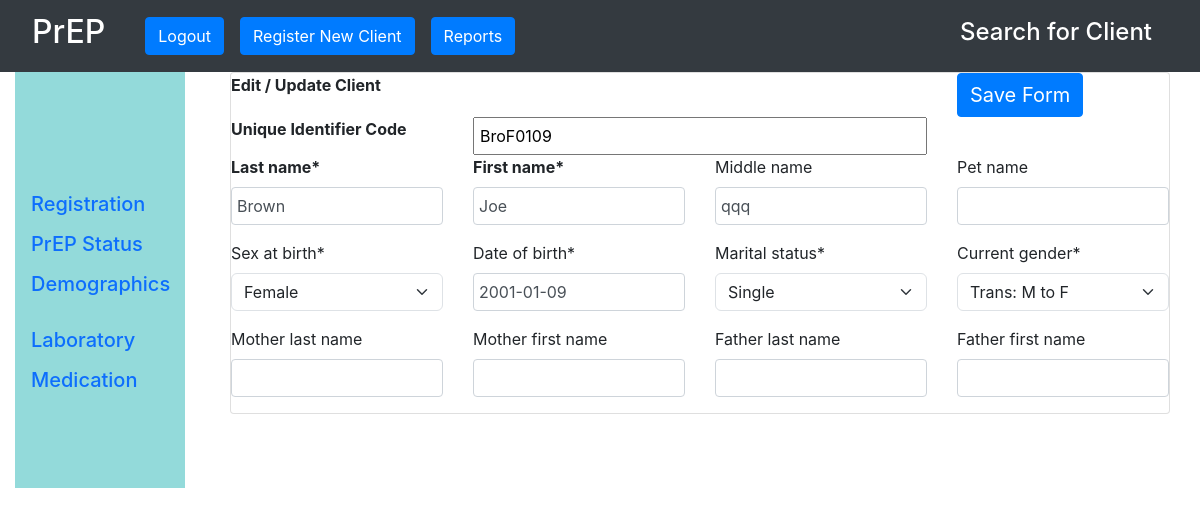
Page /client/edit/1/ (signed in) on the committed database.
### prep_app/models.py (models this page shows, shortened)
class Client(TSIS2BaseModel):
    last_name = models.CharField(max_length=255, blank=False, null=False)
    first_name = models.CharField(max_length=255, blank=False, null=False)
    middle_name = models.CharField(max_length=255, blank=True, null=True)
    pet_name = models.CharField(max_length=255, blank=True, null=True)
    sex_at_birth = models.ForeignKey('GenderCode', blank=False, null=False, on_delete=models.PROTECT, default=1)
    current_gender =  models.CharField(max_length=255, choices = CURRENTGENDER, null=True)
    unique_identfier_code = models.CharField(max_length=50, blank=True, null=True)
    date_of_birth = models.DateField(blank=False, null=False, validators=[validate_not_future_date])
    marital_status = models.ForeignKey('MaritalStatusCode', blank=False, null=False, on_delete=models.PROTECT, default=1)
    death_date = models.DateField(blank=True, null=True)
    mother_last_name = models.CharField(max_length=255, blank=True, null=True)
    mother_first_name = models.CharField(max_length=255, blank=True, null=True)
    father_last_name = models.CharField(max_length=255, blank=True, null=True)
    father_first_name = models.CharField(max_length=255, blank=True, null=True)
    nhf_card = models.CharField(verbose_name='NHF Card', max_length=255, blank=True, null=True)
    trn_number = models.CharField(verbose_name='TRN Number', max_length=255, blank=True, null=True)
    cause_of_death = models.CharField(max_length=255, blank=True, null=True)

### prep_app/views.py (the view)
# urls.py: path('edit/<int:client_id>/', edit_client, name='edit_client'),
def edit_client(request, client_id):
    if request.session.get('User') is None:
        return redirect('login_user')
    client = get_object_or_404(Client, pk=client_id)
    if request.method == 'POST':
        form = ClientForm(request.POST, instance=client)
        if form.is_valid():
            form.save()
            return redirect('edit_client', client_id=client_id)
    else:
        form = ClientForm(instance=client)
    return render(request, 'edit_client.html', {'form': form, 'client': client, 'client_id': client_id})

### prep_app/forms.py (shortened to what this page needs)
class ClientForm(forms.ModelForm):
    class Meta:
        model = Client
        fields = '__all__'
        widgets = {
            "date_of_birth": DatePickerInput(),
         }

### prep_app/base_model.py (called while the page is built)
    def get_queryset(self):
        if self.include_deleted:
            return TSIS2BaseQuerySet(self.model)
        return TSIS2BaseQuerySet(self.model).filter(deleted_at=None)

### prep_app/models.py (called while the page is built)
    def __str__(self):
        return "%s" % (self.name)

    def __str__(self):
        return "%s" % (self.name)

### accounts/templates/edit_client.html (shortened to what this page needs)
{% extends 'base_entry.html' %}
{% load crispy_forms_tags %}
{% load widget_tweaks %}
{% block content %}
<div class="container">
<form method="POST" class="card mt-0 form-floating form-horizontal form-group">
  <div class="row">
    <div class="col-md-3"><b>Edit / Update Client</b>
    </div>
    <div class="col-md-6"> </div>
    <div class="col-md-3">    <button type="submit" class="btn btn-primary" style="font-size: 20px;">Save Form</button> </div>
  </div>
  <div class="row">
    <div class="col-md-3"><b>Unique Identifier Code</b>
    </div>
    <div class="col-md-6">{{ form.unique_identfier_code }} </div>
    <div class="col-md-3">     </div>
  </div>
  <div class="row">
    <div class="col-md-3"> <b>{{ form.last_name|as_crispy_field }}</b></div>
    <div class="col-md-3"> <b>{{ form.first_name|as_crispy_field}}</b></div>
    <div class="col-md-3"> {{ form.middle_name|as_crispy_field}}</div>
    <div class="col-md-3"> {{ form.pet_name|as_crispy_field}}</div>
  </div>
  <div class="row">
    <div class="col-md-3"> {{ form.sex_at_birth|as_crispy_field }}</div>
    <div class="col-md-3"> {{ form.date_of_birth|as_crispy_field }}     </div>
    <div class="col-md-3"> {{ form.marital_status|as_crispy_field}}</div>
    <div class="col-md-3"> {{ form.current_gender|as_crispy_field}} </div>
  </div>
  <div class="row">
    <div class="col-md-3"> {{ form.mother_last_name|as_crispy_field}}</div>
    <div class="col-md-3"> {{ form.mother_first_name|as_crispy_field}}</div>
    <div class="col-md-3"> {{ form.father_last_name|as_crispy_field}}</div>
    <div class="col-md-3"> {{ form.father_first_name|as_crispy_field}}</div>
  </div>
        </div>
{% endblock %}

### accounts/templates/edit_client.html (style rules this page uses)
input[type=text] { width: 100%; padding: 5px 5px; margin-top: 0px ; box-sizing: border-box; }
label { margin-bottom: 5px; }

### rows in the picture
Client: unique_identfier_code "BroF0109", last_name "Brown", first_name "Joe", middle_name "qqq", sex_at_birth "Female", date_of_birth "2001-01-09", marital_status "Single", current_gender "Trans: M to F"
